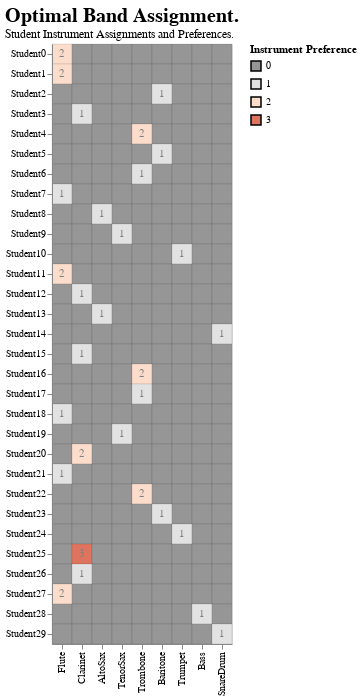

The cell this chart's notebook holds for it:
### Code cell
df = pd.DataFrame(assignment).applymap(pulp.value).transpose()
df = df.melt(var_name="instrument", ignore_index=False, value_name="assignment").reset_index().rename(columns={"index" : "student"})
df["preference"] = df.apply(
    lambda row: 
        students_prefs[row.student].index(row.instrument) + 1 # +1 to offset indexing 
        if row.assignment else 0, 
    axis = 1)
print(df)
basechart = (
    alt.Chart(df)
    .encode(x=alt.X("instrument", sort=instruments, title=None), 
            y=alt.Y("student", sort= students, title=None),
        )
    .properties(
            title = {
                "text": "Optimal Band Assignment.",
                "subtitle" : "Student Instrument Assignments and Preferences.",
                "fontSize": 20,
                "anchor": "start"
                }
        )
    )
chart_rectangles = (
    basechart.mark_rect(stroke="black", strokeWidth=0.1)
    .encode(color=alt.Color("preference:O", scale=alt.Scale(scheme="redgrey", reverse=True), title="Instrument Preference"))
)

chart_text = (
    basechart.mark_text(color="grey")
    .encode(text="preference:O")
    .transform_filter(alt.datum.preference > 0)
)

chart = chart_rectangles + chart_text
chart

### Figure 1 — Vega-Lite specification as saved in the notebook (floating-point values rounded to 4 significant figures; data arrays with more than 128 entries replaced by an {"elided": "..."} marker saying what was removed)
{"config": {"view": {"continuousWidth": 400, "continuousHeight": 300}}, "layer": [{"mark": {"type": "rect", "stroke": "black", "strokeWidth": 0.1}, "encoding": {"color": {"field": "preference", "scale": {"reverse": true, "scheme": "redgrey"}, "title": "Instrument Preference", "type": "ordinal"}, "x": {"field": "instrument", "sort": ["Flute", "Clarinet", "AltoSax", "TenorSax", "Trombone", "Baritone", "Trumpet", "Bass", "SnareDrum"], "title": null, "type": "nominal"}, "y": {"field": "student", "sort": ["Student0", "Student1", "Student2", "Student3", "Student4", "Student5", "Student6", "Student7", "Student8", "Student9", "Student10", "Student11", "Student12", "Student13", "Student14", "Student15", "Student16", "Student17", "Student18", "Student19", "Student20", "Student21", "Student22", "Student23", "Student24", "Student25", "Student26", "Student27", "Student28", "Student29"], "title": null, "type": "nominal"}}, "title": {"text": "Optimal Band Assignment.", "subtitle": "Student Instrument Assignments and Preferences.", "fontSize": 20, "anchor": "start"}}, {"mark": {"type": "text", "color": "grey"}, "encoding": {"text": {"field": "preference", "type": "ordinal"}, "x": {"field": "instrument", "sort": ["Flute", "Clarinet", "AltoSax", "TenorSax", "Trombone", "Baritone", "Trumpet", "Bass", "SnareDrum"], "title": null, "type": "nominal"}, "y": {"field": "student", "sort": ["Student0", "Student1", "Student2", "Student3", "Student4", "Student5", "Student6", "Student7", "Student8", "Student9", "Student10", "Student11", "Student12", "Student13", "Student14", "Student15", "Student16", "Student17", "Student18", "Student19", "Student20", "Student21", "Student22", "Student23", "Student24", "Student25", "Student26", "Student27", "Student28", "Student29"], "title": null, "type": "nominal"}}, "title": {"text": "Optimal Band Assignment.", "subtitle": "Student Instrument Assignments and Preferences.", "fontSize": 20, "anchor": "start"}, "transform": [{"filter": "(datum.preference > 0)"}]}], "data": {"name": "data-ae501e63fa0db6a21b1285aaaaf99567"}, "$schema": "https://vega.github.io/schema/vega-lite/v4.17.0.json", "datasets": {"data-ae501e63fa0db6a21b1285aaaaf99567": {"elided": "270 records"}}}
